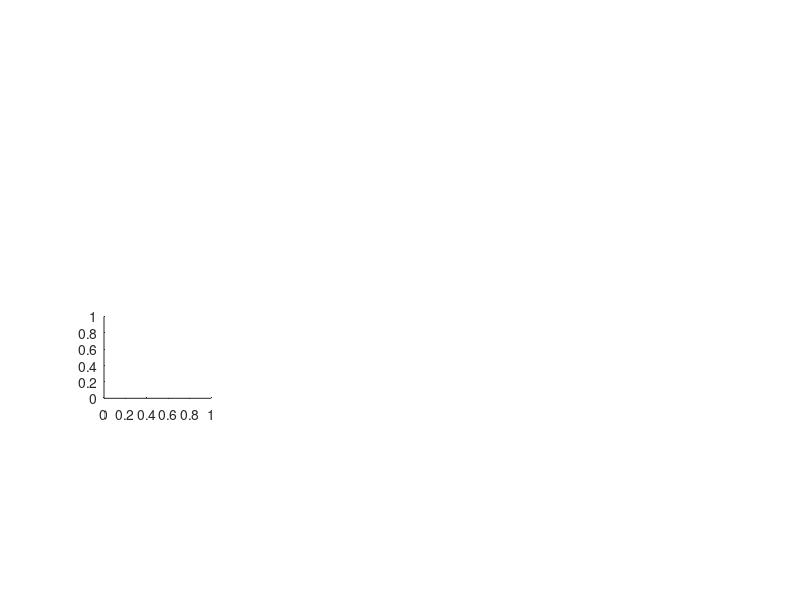

Source code (MATLAB): (Note: this script raises an error after producing the figure.)
% figure 4 overview


% bottom row - unique variance of pupil and RT
subplot(4,4,9); fig3h_HistoryPupil_Bar('pupil', 'all');
subplot(4,4,10); fig3h_HistoryPupil_Bar('rt', 'all');

subplot(4,4,11); fig3i_SjCorrelation('pupil');
subplot(4,4,12); fig3i_SjCorrelation('rt');

% show median split for correlation stuff
subplot(4,4,14); fig3j_MedianSplit('pupil'); 
subplot(4,4,15); fig3j_MedianSplit('rt'); 


print(gcf, '-dpdf', sprintf('%s/Figures/figure3.pdf', mypath));

%% mean time between responses

load(sprintf('%s/Data/GrandAverage/pupilgrandaverage.mat', mypath));

for sj = 1:length(pupilgrandavg.timelock),
   respdiff = diff(pupilgrandavg.timelock{sj}(1).lock.trialinfo(:, 9)) ./ 100;
   trldiff = diff(pupilgrandavg.timelock{sj}(1).lock.trialinfo(:, 12));
   respdiff(trldiff ~= 1) = []; % only use the difference between subsequent trials
   timebetweenResp{sj} = respdiff;
end
timebetweenResp = cat(1, timebetweenResp{:});
median(timebetweenResp); % long-tailed distribution, so mean is biased


%% check that bias or RT does not change following uncertainty
fig3z_biasRT;

%% compute the actual stimulus transition probabilites

for sj = 1:27,
    data = readtable(sprintf('%s/Data/CSV/2ifc_data_sj%02d.csv', mypath, sj));
    
    trldiff = diff(data.trialnr);
    blockdiff = diff(data.blocknr);
    transitions = (trldiff ~= 1 | blockdiff ~= 0);
    transitions = [0; transitions];
    data.transitions = transitions;
    
    % loop over the data
    transitions = [1; find(data.transitions == 1); length(data.transitions)];
    transitionprobability{sj} = nan(1, length(transitions)-1);
    
    for b = 1:length(transitions)-1,
        thisdat = data(transitions(b) : transitions(b+1)-1, :);
        if height(thisdat) == 50,
            transitionprobability{sj}(b) = mean((abs(diff(thisdat.stim)) > 0));
        end
    end
    meantransprob(sj) = nanmean(transitionprobability{sj});
end

% correlate with fruend stimulus weights
load(sprintf('%s/Data/GrandAverage/historyweights_%s.mat', mypath, 'plain'));

plot(meantransprob, dat.response(:, 1), 'o');
[rho, pval] = corr(meantransprob', dat.response(:, 1))
bf10 = corrbf(rho,27)

%%
close;
for sj = 1:27,
        data = readtable(sprintf('%s/Data/CSV/2ifc_data_sj%02d.csv', mypath, sj));
[newx, newy, stdx, stdy] = divideintobins(abs(data.motionstrength), zscore(data.decision_pupil), 20);
subplot(5,6,sj); plot(newx, newy, 'o'); axis tight; box off;
lsline; 
end

